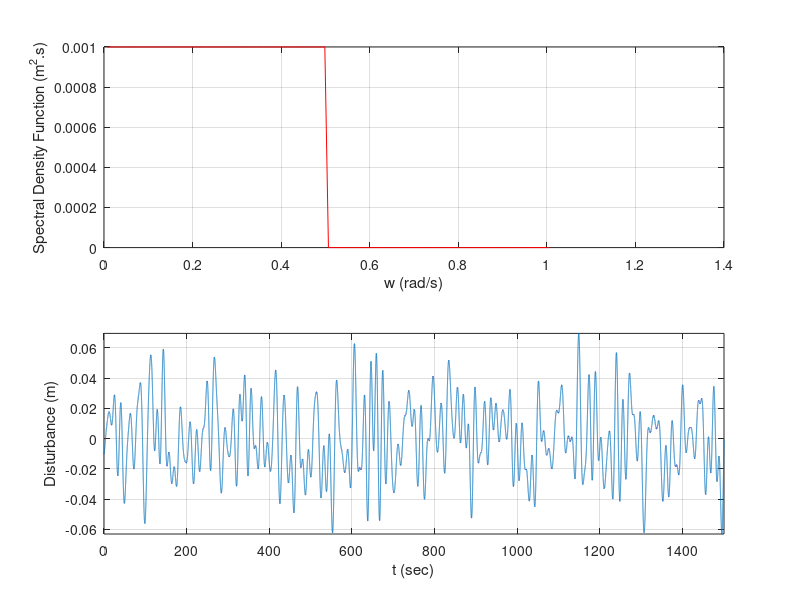

Reproduce this figure in MATLAB.
clear all;clc;
w=0:0.01:1;                         % Wave frequencies

S = zeros(1,numel(w));
for i = 1:51
    S(i) = 1e-3;
end

for i = 51:101
    S(i) = 0;
end

delta_w = w(2)-w(1);
w = w + delta_w .* rand(1,length(w)); 

t = 0:0.01:1500;                                                 % time vector for a duration of 10000 sec

phi = 2*pi*(rand(1,length(w)));                                % random phase of ith frequency
A = sqrt(2*S.*delta_w);                                         % amplitude of ith frequency

for i = 1:length(t)
    disturbance(i) = sum(A .* cos(w*t(i) + phi));                     % Wave Elevation
end

disturbance1 = [t' disturbance'];

subplot(2,1,1)
plot(w,S,'r');xlabel('w (rad/s)');ylabel('Spectral Density Function (m^2.s)');grid;
subplot(2,1,2)
plot(t,disturbance);xlabel('t (sec)');ylabel('Disturbance (m)');grid;
axis([0 t(end) -inf inf]);


function [S,W]=psd_from_fft(z,n,m,time_step)   %  z : discrete time signal,n : length of z, m: hamming variable 

z_frequency = fft(z);
R  = z_frequency.*conj(z_frequency)/n;
fr = (0:n-1)/n*(1/time_step);
P  = 2*R*time_step;
w  = hamming(m) ;                
w  = w/sum(w) ;                  
w  = [w(ceil((m+1)/2):m);zeros(n-m,1);w(1:ceil((m+1)/2)-1)];  
w    = fft(w) ;                    
pavg = fft(P) ;                 
pavg = ifft(w.*pavg) ; 
S = abs(pavg(1:ceil(n/2)));
F = fr(1:ceil(n/2));
S=S/(2*pi);
W=2*pi*F;

end
